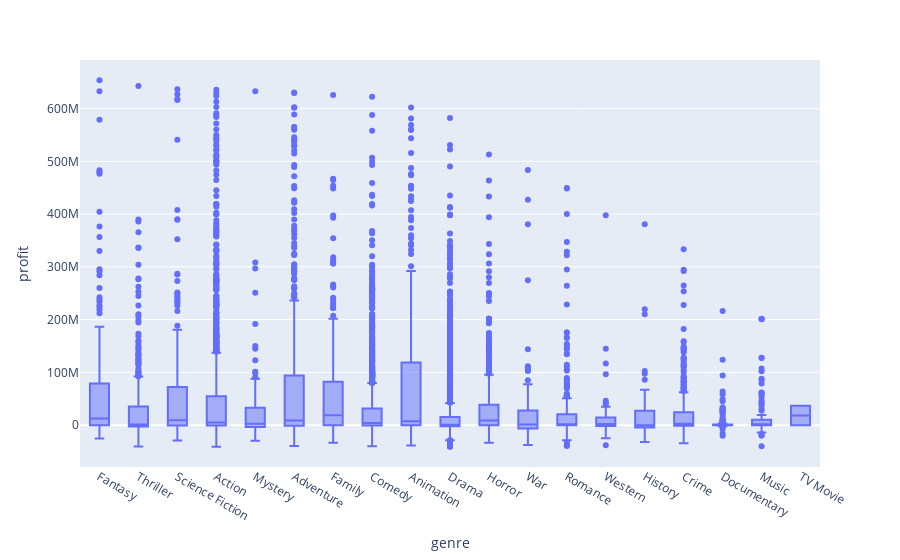

Source (notebook cell):
### Code cell
#2 - 2. Los ingresos son mayores a mayor duración de la película

data = removeOutliers(df, 'profit')

#sns.violinplot(x=data['genre'], y=data['profit'].sort_values('profit', ascending=False))

fig = px.box(data.sort_values('profit', ascending=False), x="genre", y="profit")

fig.show()

### Figure 1 — Plotly figure (JSON) as saved in the notebook; plotly's stock layout.template omitted (floating-point values rounded to 4 significant figures; data arrays with more than 128 entries replaced by an {"elided": "..."} marker saying what was removed)
{"data": [{"alignmentgroup": "True", "hovertemplate": "genre=%{x}<br>profit=%{y}<extra></extra>", "legendgroup": "", "marker": {"color": "#636efa"}, "name": "", "notched": false, "offsetgroup": "", "orientation": "v", "showlegend": false, "x": {"elided": "8861 str values"}, "x0": " ", "xaxis": "x", "y": {"elided": "8861 int values"}, "y0": " ", "yaxis": "y", "type": "box"}], "layout": {"xaxis": {"anchor": "y", "domain": [0.0, 1.0], "title": {"text": "genre"}}, "yaxis": {"anchor": "x", "domain": [0.0, 1.0], "title": {"text": "profit"}}, "legend": {"tracegroupgap": 0}, "margin": {"t": 60}, "boxmode": "group"}}
